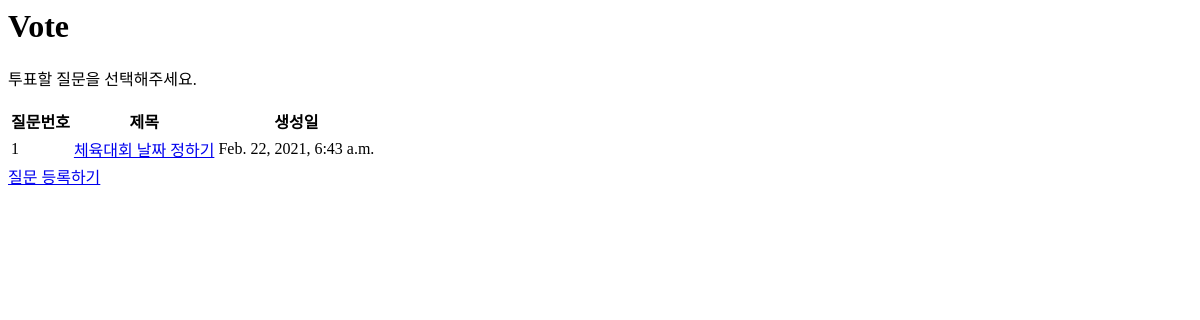
Page /vote/ on the earlier database version.
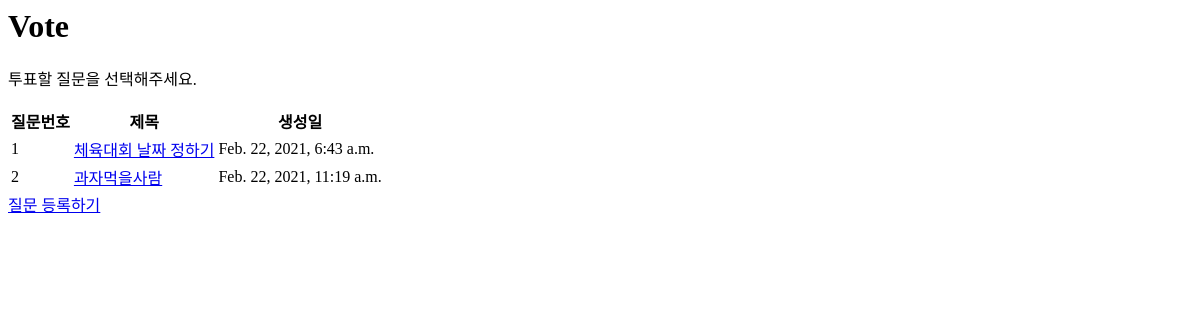
Same page on the later database version.
### vote/models.py (models this page shows, shortened)
class Question(models.Model):
    name = models.CharField(max_length=100)
    date = models.DateTimeField(auto_now_add=True)

### vote/views.py (the view)
# urls.py: path('', vote_list, name="vote_list"),
def vote_list(request):
    questions = Question.objects.all()
    return render(request, 'question.html', {'questions':questions})

### vote/templates/question.html
<h1>Vote</h1>
<p>투표할 질문을 선택해주세요.</p>
<table>
    <tr>
        <th>질문번호</th>
        <th>제목</th>
        <th>생성일</th>
    </tr>
    {% for question in questions %}
        <tr>
            <td>{{forloop.counter}}</td>
            <td><a href="{% url 'vote_detail' question.id %}">{{question.name}}</a></td>
            <td>{{question.date}}</td>
        </tr>
    {% endfor %}
</table>
<a href="{% url 'q_register' %}">질문 등록하기</a>

Differences in the rows shown:
added Question: name "과자먹을사람", date "Feb. 22, 2021, 11:19 a.m."
